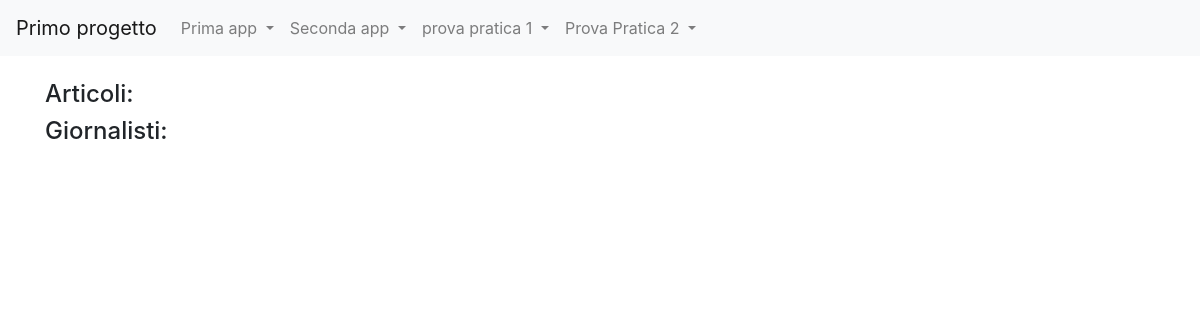
Before: /news/ with the older database file.
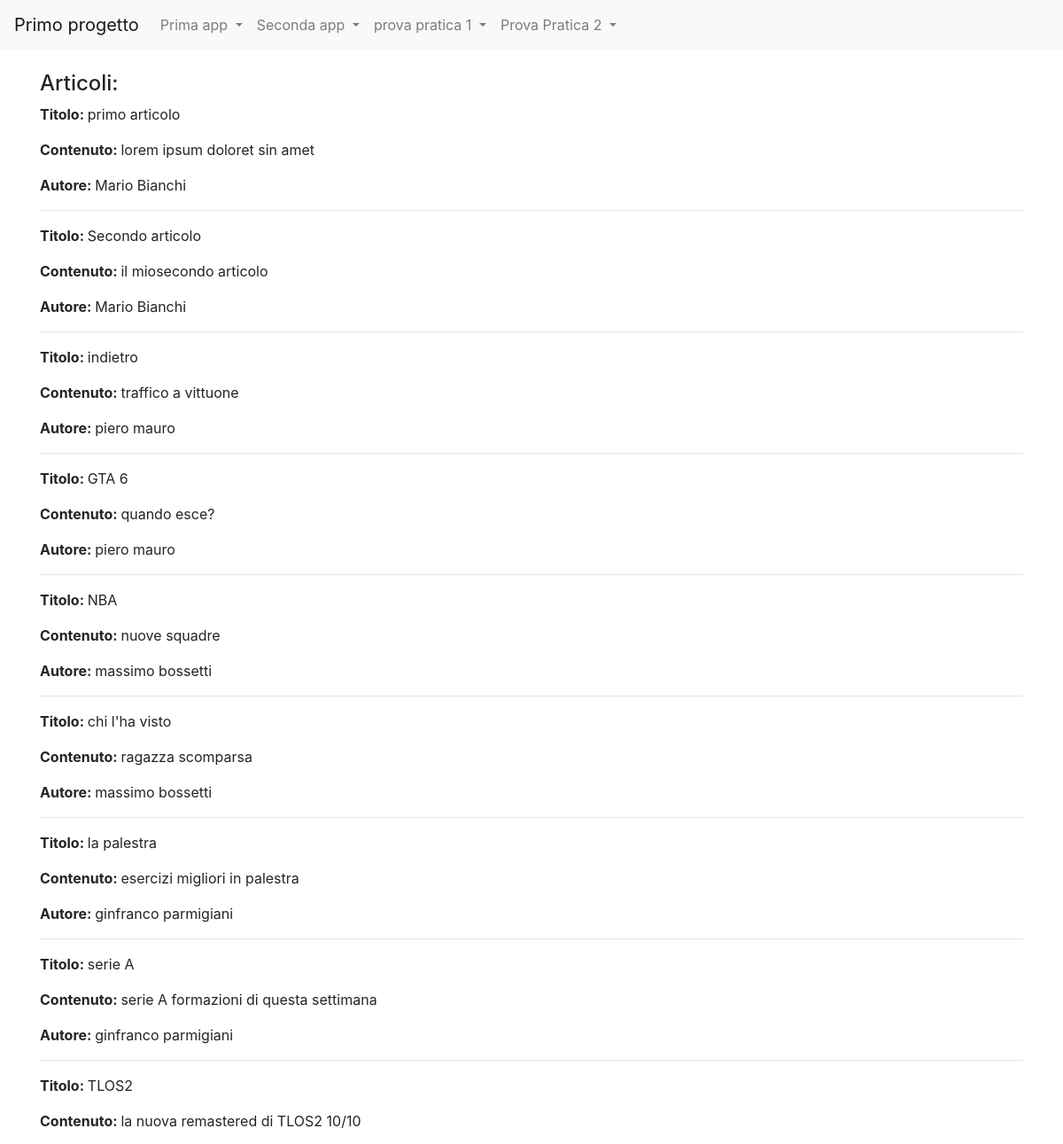
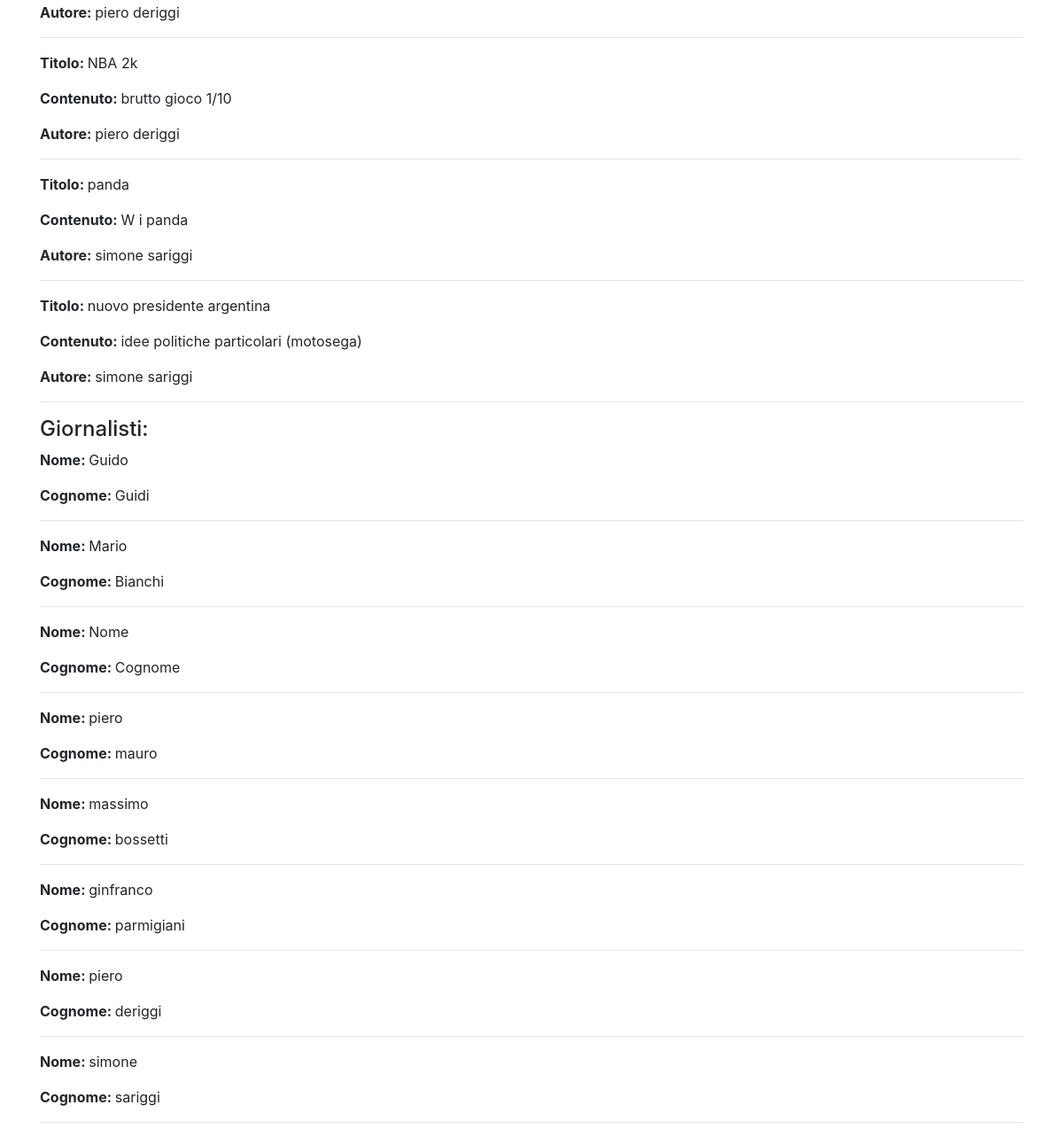
After: the same page with the newer database file (2 pictures, top to bottom).
### news/models.py (models this page shows)
class Articolo(models.Model):
    titolo = models.CharField(max_length=100)
    contenuto = models.TextField()
    giornalista = models.ForeignKey(Giornalista, on_delete=models.CASCADE, related_name="articoli")
    data=models.DateField(auto_now=True,blank=True)
    visualizzazioni = models.IntegerField(default = 0,blank=True)
    def __str__(self):
        return self.titolo
    class Meta:
        verbose_name = "Articolo"
        verbose_name_plural = "Articoli"

class Giornalista(models.Model):
    nome = models.CharField(max_length=20)
    cognome = models.CharField(max_length=20)
    anno_di_nascita = models.DateField(blank=True)
    def __str__(self):
        return self.nome +" "+ self.cognome
    class Meta:
        verbose_name = "Giornalista"
        verbose_name_plural = "Giornalisti"

### news/views.py (the view)
# urls.py: path('', homenews, name="homeview"),
def homenews(request):
    articoli = Articolo.objects.all()
    giornalisti = Giornalista.objects.all()
    context = {"articoli": articoli, "giornalisti": giornalisti}
    print(context)
    return render(request, "homepagenews.html", context)

### news/templates/homepagenews.html (shortened to what this page needs)
{% extends "base.html"%}
{%block content%}
    <h4>Articoli:</h4>
    {% for articolo in articoli %}
        <p><strong>Titolo: </strong>{{ articolo.titolo }}</p>
        <p><strong>Contenuto: </strong>{{ articolo.contenuto }}</p>
        <p><strong>Autore: </strong>{{ articolo.giornalista }}</p>
        <hr>
    {% endfor %}
    <h4>Giornalisti:</h4>
    {% for giornalista in giornalisti %}
        <p><strong>Nome: </strong>{{ giornalista.nome }}</p>
        <p><strong>Cognome: </strong>{{ giornalista.cognome }}</p>
        <hr>
    {% endfor %}
{%endblock content%}

### primo_progetto/templates/base.html (shortened to what this page needs)
{% load static %}
<!doctype html>
<html lang="en">
  <head>
    <link rel="stylesheet" href="https://cdn.jsdelivr.net/npm/bootstrap@4.5.3/dist/css/bootstrap.min.css">
  </head>
  <body>
    <nav class="navbar navbar-expand-lg navbar-light bg-light">
      <a class="navbar-brand" href="{% url 'index'%}">Primo progetto</a>
      <div class="collapse navbar-collapse" id="navbarNavDropdown">
        <ul class="navbar-nav">
          <li class="nav-item dropdown">
            <a class="nav-link dropdown-toggle" href="#" id="navbarDropdownMenuLink" role="button" data-toggle="dropdown" aria-haspopup="true" aria-expanded="false">
              Prima app
            </a>
          </li>
          <li class="nav-item dropdown">
            <a class="nav-link dropdown-toggle" href="#" id="navbarDropdownMenuLink" role="button" data-toggle="dropdown" aria-haspopup="true" aria-expanded="false">
              Seconda app
            </a>
          </li>
          <li class="nav-item dropdown">
            <a class="nav-link dropdown-toggle" href="#" id="navbarDropdownMenuLink" role="button" data-toggle="dropdown" aria-haspopup="true" aria-expanded="false">
              prova pratica 1
            </a>
          </li>
          <li class="nav-item dropdown">
            <a class="nav-link dropdown-toggle" href="#" id="navbarDropdownMenuLink" role="button" data-toggle="dropdown" aria-haspopup="true" aria-expanded="false">
              Prova Pratica 2
            </a>
          </li>
        </ul>
      </div>
    </nav>
    <div class="container my-4">
      {%block content%}
      {%endblock content%}
    </div>
  </body>
</html>

Changed rows visible on the page:
added Articolo: titolo "primo articolo", contenuto "lorem ipsum doloret sin amet", giornalista "Mario Bianchi"
added Articolo: titolo "Secondo articolo", contenuto "il miosecondo articolo", giornalista "Mario Bianchi"
added Articolo: titolo "indietro", contenuto "traffico a vittuone", giornalista "piero mauro"
added Articolo: titolo "GTA 6", contenuto "quando esce?", giornalista "piero mauro"
added Articolo: titolo "NBA", contenuto "nuove squadre", giornalista "massimo bossetti"
added Articolo: titolo "chi l'ha visto", contenuto "ragazza scomparsa", giornalista "massimo bossetti"
added Articolo: titolo "la palestra", contenuto "esercizi migliori in palestra", giornalista "ginfranco parmigiani"
added Articolo: titolo "serie A", contenuto "serie A formazioni di questa settimana", giornalista "ginfranco parmigiani"
added Articolo: titolo "TLOS2", contenuto "la nuova remastered di TLOS2 10/10", giornalista "piero deriggi"
added Articolo: titolo "NBA 2k", contenuto "brutto gioco 1/10", giornalista "piero deriggi"
added Articolo: titolo "panda", contenuto "W i panda", giornalista "simone sariggi"
added Articolo: titolo "nuovo presidente argentina", contenuto "idee politiche particolari (motosega)", giornalista "simone sariggi"
added Giornalista: nome "Guido", cognome "Guidi"
added Giornalista: nome "Mario", cognome "Bianchi"
added Giornalista: nome "Nome", cognome "Cognome"
added Giornalista: nome "piero", cognome "mauro"
added Giornalista: nome "massimo", cognome "bossetti"
added Giornalista: nome "ginfranco", cognome "parmigiani"
added Giornalista: nome "piero", cognome "deriggi"
added Giornalista: nome "simone", cognome "sariggi"
